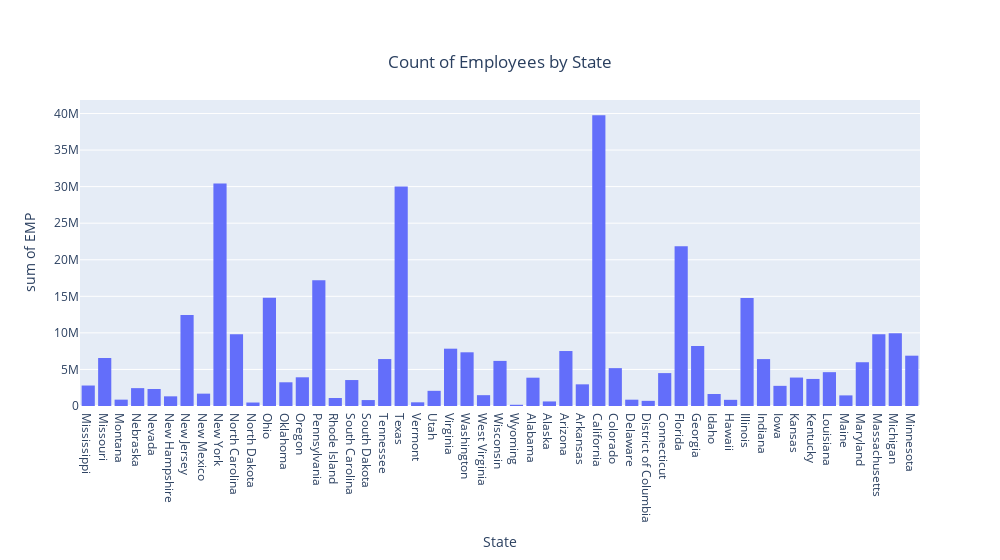

The cell this chart's notebook holds for it:
### Code cell
fig = px.histogram(comp_summary_health_df, x='NAME', y='EMP',  title='Count of Employees by State', labels={'SEX_LABEL':'Gender', 'NAME':'State', 'PAYANN':'Annual Pay'})
fig.update_layout(
    title={        
        'y':0.9,
        'x':0.5,
        'xanchor': 'center',
        'yanchor': 'top'},
    width = 1000)
fig.show()

### Figure 1 — Plotly figure (JSON) as saved in the notebook; plotly's stock layout.template omitted (floating-point values rounded to 4 significant figures; data arrays with more than 128 entries replaced by an {"elided": "..."} marker saying what was removed)
{"data": [{"alignmentgroup": "True", "bingroup": "x", "histfunc": "sum", "hovertemplate": "State=%{x}<br>sum of EMP=%{y}<extra></extra>", "legendgroup": "", "marker": {"color": "#636efa", "pattern": {"shape": ""}}, "name": "", "offsetgroup": "", "orientation": "v", "showlegend": false, "type": "histogram", "x": {"elided": "25374 str values"}, "xaxis": "x", "y": {"elided": "25374 int values"}, "yaxis": "y"}], "layout": {"barmode": "relative", "legend": {"tracegroupgap": 0}, "title": {"text": "Count of Employees by State", "x": 0.5, "xanchor": "center", "y": 0.9, "yanchor": "top"}, "width": 1000, "xaxis": {"anchor": "y", "domain": [0, 1], "title": {"text": "State"}}, "yaxis": {"anchor": "x", "domain": [0, 1], "title": {"text": "sum of EMP"}}}}
